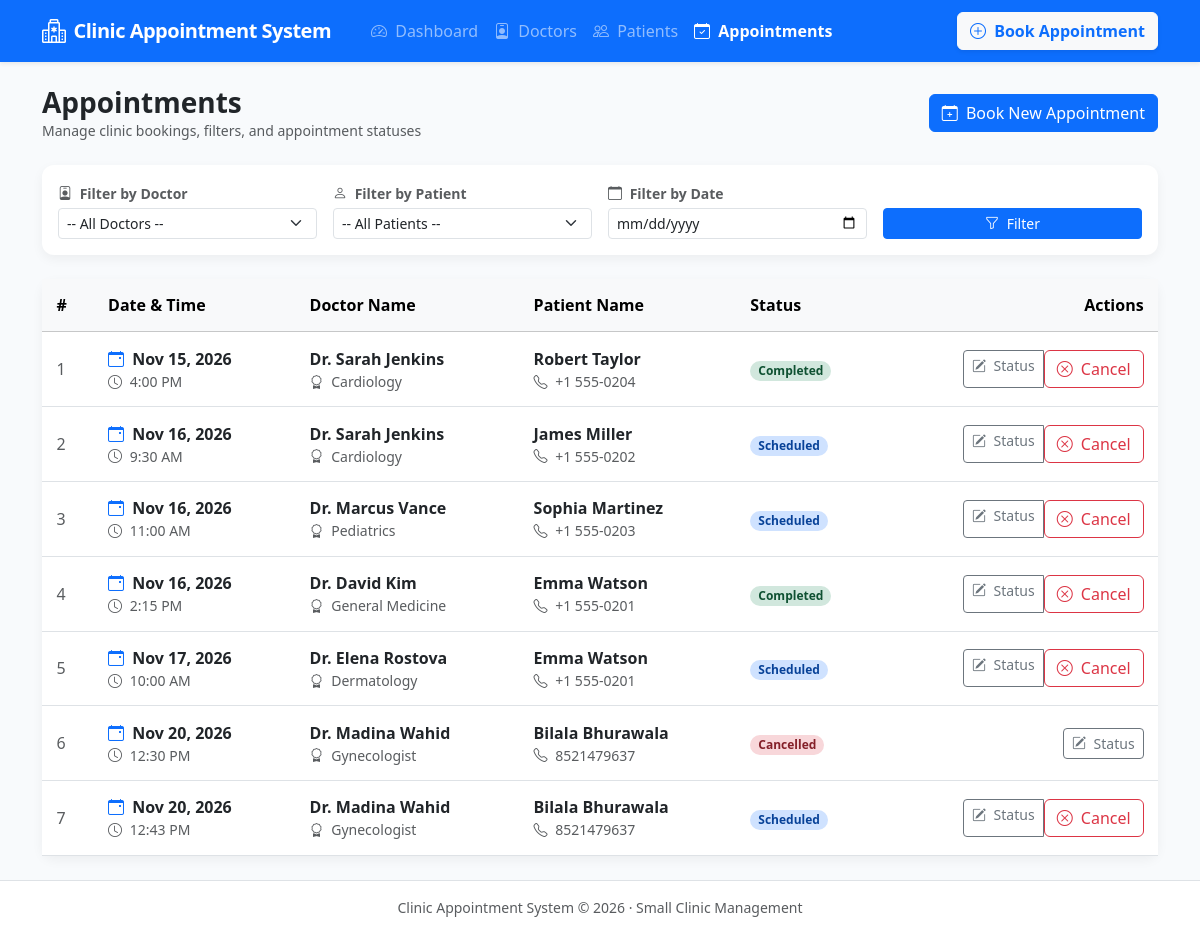
The app's page /appointments/ with its own data.
### clinic/models.py (models this page shows, shortened)
class Appointment(models.Model):
    STATUS_CHOICES = [
        ('Scheduled', 'Scheduled'),
        ('Completed', 'Completed'),
        ('Cancelled', 'Cancelled'),
    ]
    doctor = models.ForeignKey(Doctor, on_delete=models.CASCADE, related_name='appointments')
    patient = models.ForeignKey(Patient, on_delete=models.CASCADE, related_name='appointments')
    appointment_date = models.DateField()
    appointment_time = models.TimeField()
    status = models.CharField(max_length=20, choices=STATUS_CHOICES, default='Scheduled')
    created_at = models.DateTimeField(auto_now_add=True)
    class Meta:
        ordering = ['appointment_date', 'appointment_time']

class Doctor(models.Model):
    name = models.CharField(max_length=100)
    specialization = models.CharField(max_length=100)
    phone = models.CharField(max_length=20)
    email = models.EmailField(blank=True, null=True)
    class Meta:
        ordering = ['name']

class Patient(models.Model):
    GENDER_CHOICES = [
        ('Male', 'Male'),
        ('Female', 'Female'),
        ('Other', 'Other'),
    ]
    name = models.CharField(max_length=100)
    age = models.PositiveIntegerField()
    gender = models.CharField(max_length=10, choices=GENDER_CHOICES)
    phone = models.CharField(max_length=20)
    address = models.CharField(max_length=255, blank=True)
    class Meta:
        ordering = ['name']

### clinic/views.py (the view)
# urls.py: path('appointments/', views.appointment_list, name='appointment_list'),
def appointment_list(request):
    appointments = Appointment.objects.select_related('doctor', 'patient').all()
    doctor_filter = request.GET.get('doctor', '').strip()
    patient_filter = request.GET.get('patient', '').strip()
    date_filter = request.GET.get('date', '').strip()
    if doctor_filter:
        appointments = appointments.filter(doctor_id=doctor_filter)
    if patient_filter:
        appointments = appointments.filter(patient_id=patient_filter)
    if date_filter:
        appointments = appointments.filter(appointment_date=date_filter)
    doctors = Doctor.objects.all().order_by('name')
    patients = Patient.objects.all().order_by('name')
    context = {
        'appointments': appointments,
        'doctors': doctors,
        'patients': patients,
        'selected_doctor': doctor_filter,
        'selected_patient': patient_filter,
        'selected_date': date_filter,
    }
    return render(request, 'clinic/appointment_list.html', context)

### clinic/templates/clinic/appointment_list.html (shortened to what this page needs)
{% extends 'clinic/base.html' %}
{% block content %}
<div class="d-flex justify-content-between align-items-center mb-4 flex-wrap gap-2">
    <div>
        <h2 class="h3 fw-bold text-dark mb-0">Appointments</h2>
        <p class="text-muted mb-0 small">Manage clinic bookings, filters, and appointment statuses</p>
    </div>
    <a href="{% url 'appointment_book' %}" class="btn btn-primary">
        <i class="bi bi-calendar-plus me-1"></i> Book New Appointment
    </a>
</div>
<div class="card main-card bg-white mb-4">
    <div class="card-body p-3">
        <form method="get" class="row g-3 align-items-end">
            <div class="col-12 col-md-3">
                <label for="filterDoctor" class="form-label small fw-semibold text-muted mb-1">
                    <i class="bi bi-person-badge me-1"></i> Filter by Doctor
                </label>
                <select name="doctor" id="filterDoctor" class="form-select form-select-sm">
                    <option value="">-- All Doctors --</option>
                </select>
            </div>
            <div class="col-12 col-md-3">
                <label for="filterPatient" class="form-label small fw-semibold text-muted mb-1">
                    <i class="bi bi-person me-1"></i> Filter by Patient
                </label>
                <select name="patient" id="filterPatient" class="form-select form-select-sm">
                    <option value="">-- All Patients --</option>
                </select>
            </div>
            <div class="col-12 col-md-3">
                <label for="filterDate" class="form-label small fw-semibold text-muted mb-1">
                    <i class="bi bi-calendar me-1"></i> Filter by Date
                </label>
                <input type="date" name="date" id="filterDate" class="form-control form-control-sm" value="{{ selected_date }}">
            </div>
            <div class="col-12 col-md-3 d-flex gap-2">
                <button type="submit" class="btn btn-primary btn-sm flex-grow-1">
                    <i class="bi bi-funnel me-1"></i> Filter
                </button>
            </div>
        </form>
    </div>
</div>
<div class="card main-card bg-white">
    <div class="card-body p-0">
        {% if appointments %}
            <div class="table-responsive">
                <table class="table table-hover align-middle mb-0">
                    <thead class="table-light">
                        <tr>
                            <th>#</th>
                            <th>Date & Time</th>
                            <th>Doctor Name</th>
                            <th>Patient Name</th>
                            <th>Status</th>
                            <th class="text-end">Actions</th>
                        </tr>
                    </thead>
                    <tbody>
                        {% for appt in appointments %}
                            <tr>
                                <td class="text-muted">{{ forloop.counter }}</td>
                                <td>
                                    <div class="fw-semibold text-dark">
                                        <i class="bi bi-calendar-event me-1 text-primary"></i> {{ appt.appointment_date|date:"M d, Y" }}
                                    </div>
                                    <div class="small text-muted">
                                        <i class="bi bi-clock me-1"></i> {{ appt.appointment_time|time:"g:i A" }}
                                    </div>
                                </td>
                                <td>
                                    <div class="fw-semibold text-dark">Dr. {{ appt.doctor.name }}</div>
                                    <div class="small text-muted">
                                        <i class="bi bi-award me-1"></i> {{ appt.doctor.specialization }}
                                    </div>
                                </td>
                                <td>
                                    <div class="fw-semibold text-dark">{{ appt.patient.name }}</div>
                                    <div class="small text-muted">
                                        <i class="bi bi-telephone me-1"></i> {{ appt.patient.phone }}
                                    </div>
                                </td>
                                <td>
                                    <span class="badge badge-status-{{ appt.status }} px-2 py-1 rounded-pill">
                                        {{ appt.status }}
                                    </span>
                                </td>
                                <td class="text-end">
                                    <div class="btn-group btn-group-sm" role="group">
                                        <a href="{% url 'appointment_update_status' appt.pk %}" class="btn btn-outline-secondary" title="Update Status">
                                            <i class="bi bi-pencil-square me-1"></i> Status
                                        </a>
                                        {% if appt.status != 'Cancelled' %}
                                            <form method="post" action="{% url 'appointment_cancel' appt.pk %}" class="d-inline" onsubmit="return confirm('Are you sure you want to cancel this appointment?');">
                                                <button type="submit" class="btn btn-outline-danger" title="Cancel Appointment">
                                                    <i class="bi bi-x-circle me-1"></i> Cancel
                                                </button>
                                            </form>
                                        {% endif %}
                                    </div>
                                </td>
                            </tr>
                        {% endfor %}
                    </tbody>
                </table>
            </div>
        {% endif %}
    </div>
</div>
{% endblock %}

### clinic/templates/clinic/base.html (shortened to what this page needs)
<!DOCTYPE html>
<html lang="en">
<head>
    <link href="https://cdn.jsdelivr.net/npm/bootstrap@5.3.3/dist/css/bootstrap.min.css" rel="stylesheet">
    <link href="https://cdn.jsdelivr.net/npm/bootstrap-icons@1.11.3/font/bootstrap-icons.min.css" rel="stylesheet">
</head>
<body>
    <nav class="navbar navbar-expand-lg navbar-dark bg-primary sticky-top shadow-sm">
        <div class="container">
            <a class="navbar-brand d-flex align-items-center gap-2" href="{% url 'dashboard' %}">
                <i class="bi bi-hospital fs-4"></i>
                <span>Clinic Appointment System</span>
            </a>
            <div class="collapse navbar-collapse" id="navbarContent">
                <ul class="navbar-nav me-auto mb-2 mb-lg-0 ms-lg-3">
                    <li class="nav-item">
                        <a class="nav-link {% if request.resolver_match.url_name == 'dashboard' %}active fw-semibold{% endif %}" href="{% url 'dashboard' %}">
                            <i class="bi bi-speedometer2 me-1"></i> Dashboard
                        </a>
                    </li>
                    <li class="nav-item">
                        <a class="nav-link {% if 'doctor' in request.resolver_match.url_name %}active fw-semibold{% endif %}" href="{% url 'doctor_list' %}">
                            <i class="bi bi-person-badge me-1"></i> Doctors
                        </a>
                    </li>
                    <li class="nav-item">
                        <a class="nav-link {% if 'patient' in request.resolver_match.url_name %}active fw-semibold{% endif %}" href="{% url 'patient_list' %}">
                            <i class="bi bi-people me-1"></i> Patients
                        </a>
                    </li>
                    <li class="nav-item">
                        <a class="nav-link {% if 'appointment' in request.resolver_match.url_name %}active fw-semibold{% endif %}" href="{% url 'appointment_list' %}">
                            <i class="bi bi-calendar-check me-1"></i> Appointments
                        </a>
                    </li>
                </ul>
                <div class="d-flex">
                    <a href="{% url 'appointment_book' %}" class="btn btn-light text-primary fw-semibold shadow-sm">
                        <i class="bi bi-plus-circle me-1"></i> Book Appointment
                    </a>
                </div>
            </div>
        </div>
    </nav>
    <main class="container py-4 flex-grow-1">
        {% block content %}{% endblock %}
    </main>
    <footer class="bg-white py-3 border-top mt-auto text-center text-muted small">
        <div class="container">
            Clinic Appointment System &copy; {% now "Y" %} &middot; Small Clinic Management
        </div>
    </footer>
</body>
</html>

### clinic/templates/clinic/base.html (style rules this page uses)
:root { --primary-color: #0d6efd; --secondary-color: #0dcaf0; --bg-light: #f8fafc; }
body { background-color: var(--bg-light); font-family: system-ui, -apple-system, "Segoe UI", Roboto, "Helvetica Neue", Arial, sans-serif; min-height: 100vh; display: flex; flex-direction: column; }
.navbar-brand { font-weight: 700; letter-spacing: -0.5px; }
.main-card { border: none; border-radius: 12px; box-shadow: 0 4px 12px rgba(0, 0, 0, 0.05); }
.badge-status-Scheduled { background-color: #cfe2ff; color: #084298; }
.badge-status-Completed { background-color: #d1e7dd; color: #0f5132; }
.badge-status-Cancelled { background-color: #f8d7da; color: #842029; }
.table > :not(caption) > * > * { padding: 0.9rem 0.9rem; vertical-align: middle; }

### records on screen
Appointment: appointment_date "Nov 15, 2026", appointment_time "4:00 PM", doctor.name "Sarah Jenkins", doctor.specialization "Cardiology", patient.name "Robert Taylor", patient.phone "+1 555-0204", status "Completed", shows "Cancel"
Appointment: appointment_date "Nov 16, 2026", appointment_time "9:30 AM", doctor.name "Sarah Jenkins", doctor.specialization "Cardiology", patient.name "James Miller", patient.phone "+1 555-0202", status "Scheduled", shows "Cancel"
Appointment: appointment_date "Nov 16, 2026", appointment_time "11:00 AM", doctor.name "Marcus Vance", doctor.specialization "Pediatrics", patient.name "Sophia Martinez", patient.phone "+1 555-0203", status "Scheduled", shows "Cancel"
Appointment: appointment_date "Nov 16, 2026", appointment_time "2:15 PM", doctor.name "David Kim", doctor.specialization "General Medicine", patient.name "Emma Watson", patient.phone "+1 555-0201", status "Completed", shows "Cancel"
Appointment: appointment_date "Nov 17, 2026", appointment_time "10:00 AM", doctor.name "Elena Rostova", doctor.specialization "Dermatology", patient.name "Emma Watson", patient.phone "+1 555-0201", status "Scheduled", shows "Cancel"
Appointment: appointment_date "Nov 20, 2026", appointment_time "12:30 PM", doctor.name "Madina Wahid", doctor.specialization "Gynecologist", patient.name "Bilala Bhurawala", patient.phone "8521479637", status "Cancelled"
Appointment: appointment_date "Nov 20, 2026", appointment_time "12:43 PM", doctor.name "Madina Wahid", doctor.specialization "Gynecologist", patient.name "Bilala Bhurawala", patient.phone "8521479637", status "Scheduled", shows "Cancel"
